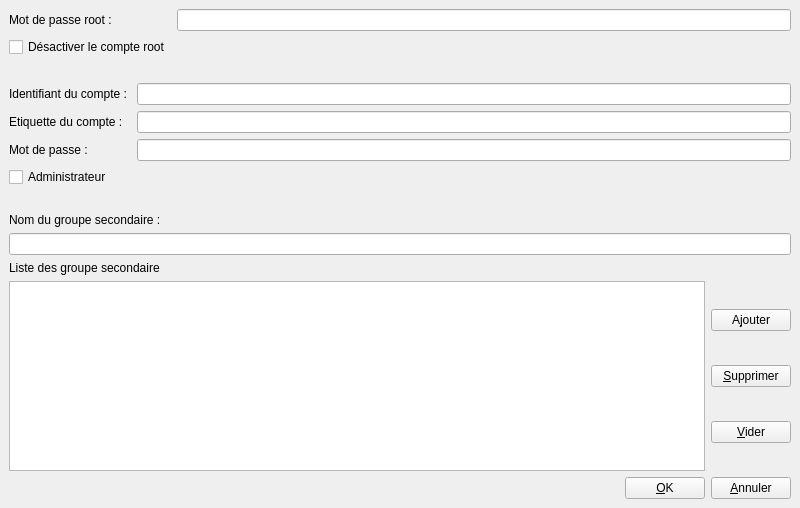
<?xml version="1.0" encoding="UTF-8"?>
<ui version="4.0">
 <class>MainWindow</class>
 <widget class="QMainWindow" name="MainWindow">
  <property name="geometry">
   <rect>
    <x>0</x>
    <y>0</y>
    <width>800</width>
    <height>508</height>
   </rect>
  </property>
  <property name="windowTitle">
   <string>MainWindow</string>
  </property>
  <widget class="QWidget" name="centralwidget">
   <layout class="QVBoxLayout" name="verticalLayout_2">
    <item>
     <layout class="QFormLayout" name="formLayout">
      <item row="0" column="0">
       <widget class="QLabel" name="lbl_rootPasswd">
        <property name="text">
         <string>Mot de passe root : </string>
        </property>
       </widget>
      </item>
      <item row="0" column="1">
       <widget class="QLineEdit" name="edt_rootPasswd">
        <property name="toolTip">
         <string>Mot de passe pour le compte root, Doit contenir des majuscules des minuscules et des caractères spéciaux.</string>
        </property>
        <property name="echoMode">
         <enum>QLineEdit::EchoMode::Password</enum>
        </property>
       </widget>
      </item>
      <item row="1" column="0">
       <widget class="QCheckBox" name="cbx_desactiveRoot">
        <property name="acceptDrops">
         <bool>false</bool>
        </property>
        <property name="toolTip">
         <string>Empêche l'utilisateur de se connecter au compte root en mode graphique ou à l'aide de la commande &quot;su -&quot;.</string>
        </property>
        <property name="text">
         <string>Désactiver le compte root</string>
        </property>
       </widget>
      </item>
     </layout>
    </item>
    <item>
     <spacer name="horizontalSpacer_3">
      <property name="orientation">
       <enum>Qt::Orientation::Horizontal</enum>
      </property>
      <property name="sizeHint" stdset="0">
       <size>
        <width>779</width>
        <height>20</height>
       </size>
      </property>
     </spacer>
    </item>
    <item>
     <layout class="QFormLayout" name="formLayout_2">
      <item row="0" column="0">
       <widget class="QLabel" name="lbl_identifiant">
        <property name="text">
         <string>Identifiant du compte : </string>
        </property>
       </widget>
      </item>
      <item row="0" column="1">
       <widget class="QLineEdit" name="edt_identifiant">
        <property name="toolTip">
         <string extracomment="Saisissez ici l'identifiant de votre compte. Cet identifiant servira à vous connecter à la machine."/>
        </property>
       </widget>
      </item>
      <item row="1" column="0">
       <widget class="QLabel" name="lbl_etiquette">
        <property name="text">
         <string>Etiquette du compte : </string>
        </property>
       </widget>
      </item>
      <item row="1" column="1">
       <widget class="QLineEdit" name="lineEdit_2">
        <property name="toolTip">
         <string>Saisissez ici le nom complet de l'utilisateur (ex: Jean Dupont) ou une description du compte. Ce champ est utilisé pour l'affichage dans l'interface de connexion.</string>
        </property>
       </widget>
      </item>
      <item row="2" column="0">
       <widget class="QLabel" name="lbl_passwd">
        <property name="text">
         <string>Mot de passe : </string>
        </property>
       </widget>
      </item>
      <item row="2" column="1">
       <widget class="QLineEdit" name="lineEdit_3"/>
      </item>
      <item row="3" column="0">
       <widget class="QCheckBox" name="cbx_administrateur">
        <property name="toolTip">
         <string>Donne les droits sudo au compte utilisateur. Le compte sera ajouté au compte wheel automatiquement.</string>
        </property>
        <property name="text">
         <string>Administrateur</string>
        </property>
       </widget>
      </item>
     </layout>
    </item>
    <item>
     <spacer name="horizontalSpacer_2">
      <property name="orientation">
       <enum>Qt::Orientation::Horizontal</enum>
      </property>
      <property name="sizeHint" stdset="0">
       <size>
        <width>779</width>
        <height>20</height>
       </size>
      </property>
     </spacer>
    </item>
    <item>
     <widget class="QLabel" name="lbl_SaisieGroupe">
      <property name="text">
       <string>Nom du groupe secondaire : </string>
      </property>
     </widget>
    </item>
    <item>
     <widget class="QLineEdit" name="edt_SaisieGroupe"/>
    </item>
    <item>
     <widget class="QLabel" name="lbl_ListeGroupe">
      <property name="text">
       <string>Liste des groupe secondaire</string>
      </property>
     </widget>
    </item>
    <item>
     <layout class="QHBoxLayout" name="horizontalLayout">
      <item>
       <widget class="QPlainTextEdit" name="ptedt_ListeGroupe"/>
      </item>
      <item>
       <layout class="QVBoxLayout" name="verticalLayout">
        <item>
         <widget class="QPushButton" name="btn_ajouter">
          <property name="toolTip">
           <string>Ajouter un groupe à la liste</string>
          </property>
          <property name="text">
           <string>A&amp;jouter</string>
          </property>
         </widget>
        </item>
        <item>
         <widget class="QPushButton" name="btn_supprimer">
          <property name="toolTip">
           <string>Supprimer le groupe sélectionner de la liste.</string>
          </property>
          <property name="text">
           <string>&amp;Supprimer</string>
          </property>
         </widget>
        </item>
        <item>
         <widget class="QPushButton" name="btn_vider">
          <property name="toolTip">
           <string>Vider la liste des groupes secondaire.</string>
          </property>
          <property name="text">
           <string>&amp;Vider</string>
          </property>
         </widget>
        </item>
       </layout>
      </item>
     </layout>
    </item>
    <item>
     <layout class="QHBoxLayout" name="horizontalLayout_2">
      <item>
       <spacer name="horizontalSpacer_4">
        <property name="orientation">
         <enum>Qt::Orientation::Horizontal</enum>
        </property>
        <property name="sizeHint" stdset="0">
         <size>
          <width>40</width>
          <height>20</height>
         </size>
        </property>
       </spacer>
      </item>
      <item>
       <widget class="QPushButton" name="btn_ok">
        <property name="text">
         <string>&amp;OK</string>
        </property>
       </widget>
      </item>
      <item>
       <widget class="QPushButton" name="btn_annuler">
        <property name="text">
         <string>&amp;Annuler</string>
        </property>
       </widget>
      </item>
     </layout>
    </item>
   </layout>
  </widget>
 </widget>
 <resources/>
 <connections/>
</ui>
